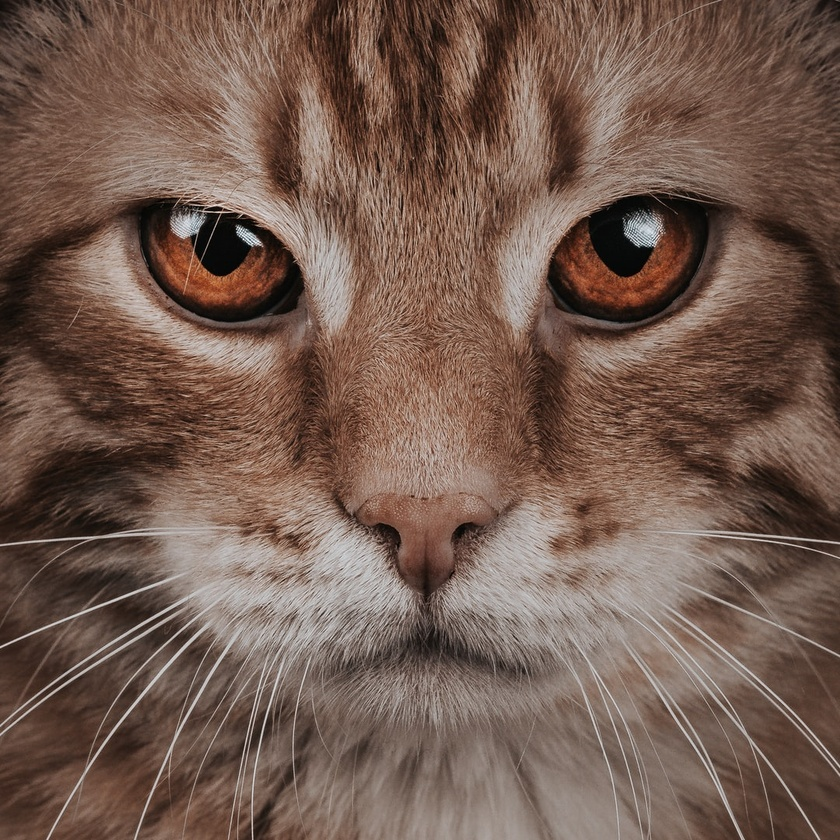
#> input picture cat3.jfif, 840 x 840 px, shrunk from 1080 x 1080 before the run
$ python edgedetect.py
#> lines starting #> are read from the running program, lines starting #| are printed output that depends on the picture; after the words box and inside, x2 and y2 are one past the last pixel; in counts of white or black regions, pixels touching at a corner belong together
import cv2
import matplotlib.pyplot as plt
im = cv2.imread('cat3.jfif')
#> im is the input picture: shape (840, 840, 3); mean B, G, R 79.2, 90.9, 115.3
h=cv2.Canny(im,100,300)
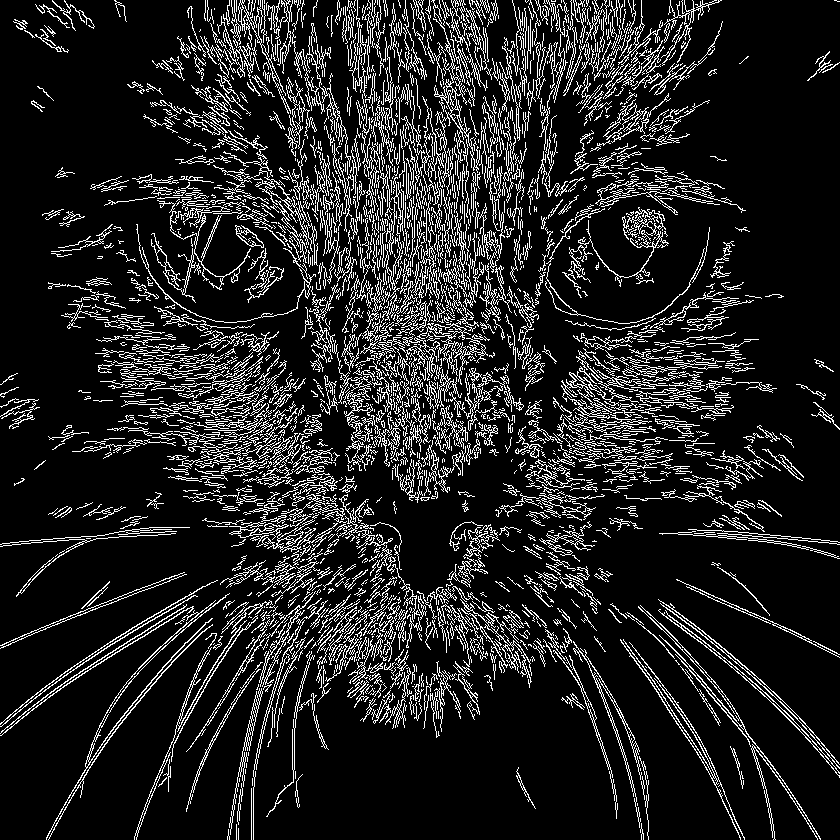
#> h: shape (840, 840); 13.3% white in thin lines or dots
plt.imshow (h)
plt.show()

$ run again, with tree.jpg saved as cat3.jfif
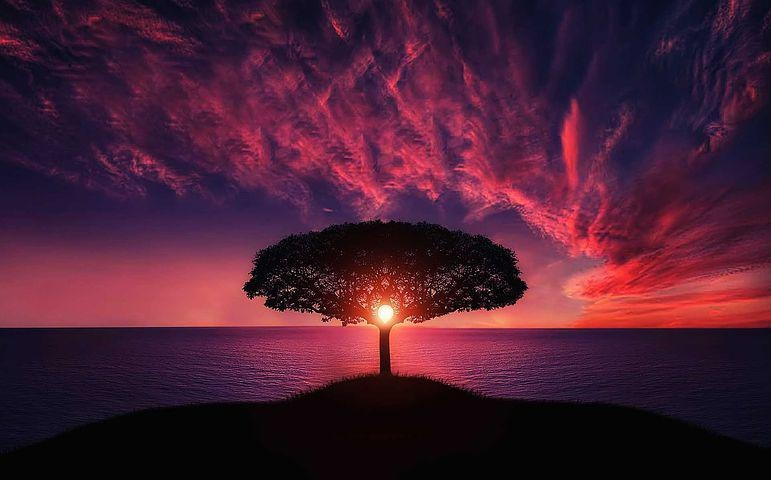
#> input picture tree.jpg, 771 x 480 px
#> im is the input picture: shape (480, 771, 3); mean B, G, R 51.4, 30.4, 73.7
#> `h=cv2.Canny(im,100,300)`:
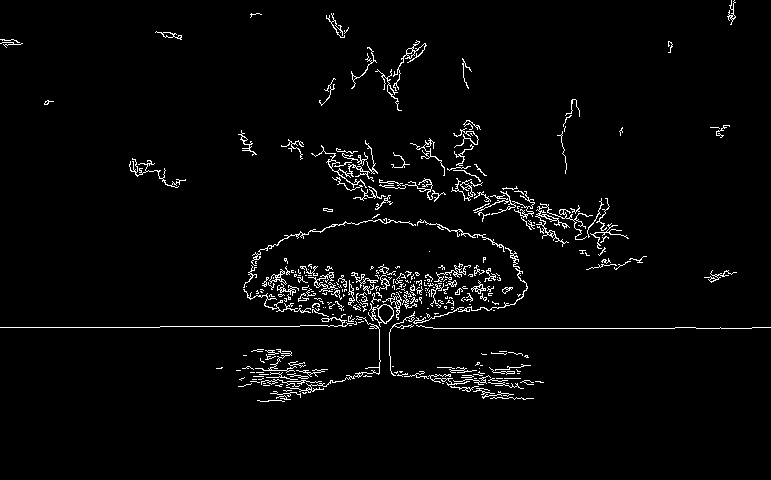
#> h: shape (480, 771); 2.9% white in thin lines or dots, all inside (x1, y1, x2, y2) = (0, 0, 771, 402)
